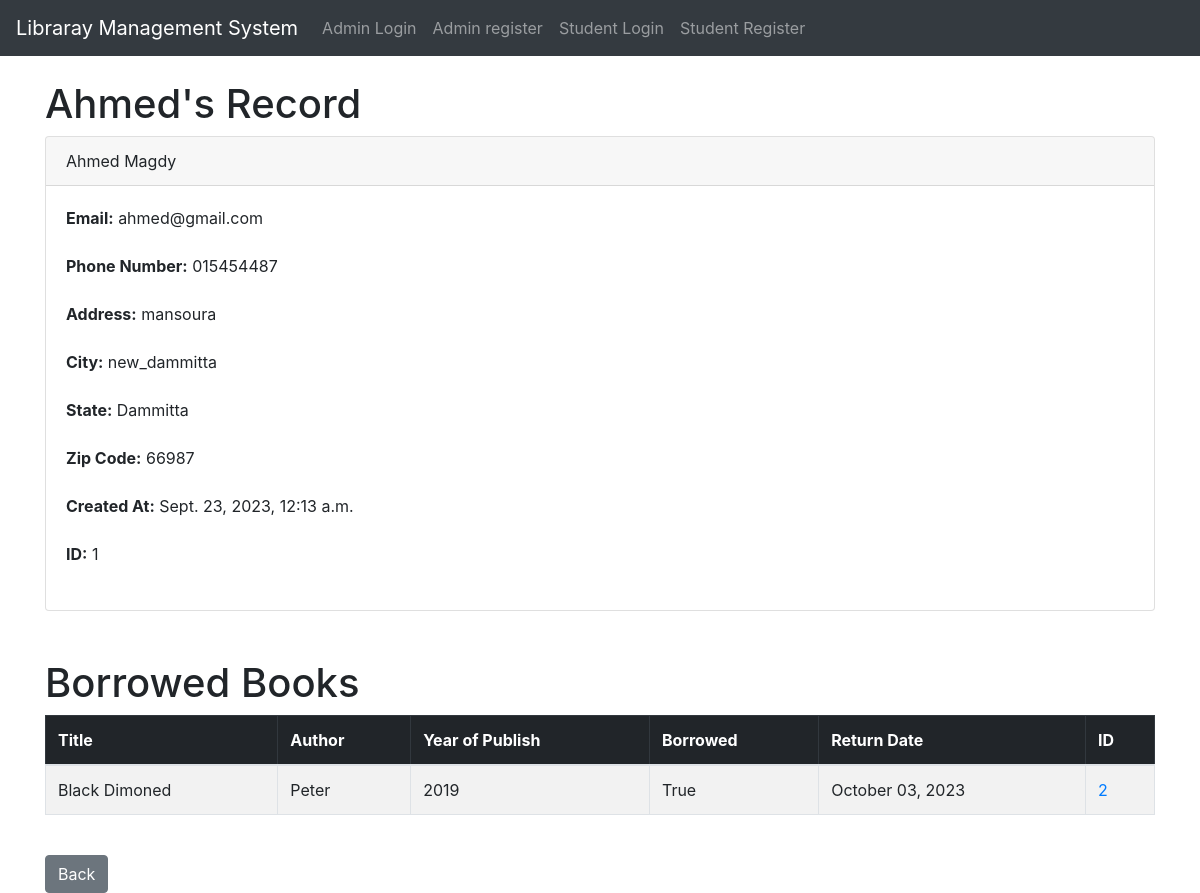
The page /home/std/1 on the database its author committed.
### website/models.py (models this page shows, shortened)
class Student(models.Model):
    username=models.CharField(max_length=20)
    created_at = models.DateTimeField(auto_now_add=True)
    first_name= models.CharField(max_length=100)
    last_name= models.CharField(max_length=100)
    phone_number= models.CharField(max_length=100)
    email= models.CharField(max_length=100)
    address= models.CharField(max_length=100)
    city= models.CharField(max_length=100)
    state= models.CharField(max_length=100)
    zip_code= models.CharField(max_length=100)
    password = models.CharField(max_length=20)

class Book(models.Model):
    created_at = models.DateTimeField(auto_now_add=True)
    title = models.CharField(max_length=100)
    author = models.CharField(max_length=100)
    year_of_publish = models.CharField(max_length=100)
    is_borrowed = models.BooleanField(default=False)  # Add the is_borrowed field
    borrower = models.ForeignKey(Student, on_delete=models.SET_NULL, null=True, blank=True)

### website/views.py (the view)
# urls.py: path('std/<int:pk>',std_detail,name='std_detail'),
def std_detail(request, pk):
    student = Student.objects.get(id = pk)
    borrowed_books = Book.objects.filter(borrower=student)
    for book in borrowed_books:
        book.return_date = book.created_at + timedelta(days=10)
    return render(request,'website/std_detail.html',{'student':student,'borrowed_books':borrowed_books})

### website/templates/website/std_detail.html (shortened to what this page needs)
{% extends "website/base.html" %}
{% block content %}
<h1>{{student.first_name}}'s Record</h1>
<div class="card">
    <div class="card-header">
        {{ student.first_name }} {{ student.last_name }}
    </div>
    <div class="card-body">
      <p class="card-text">
       <strong>Email:</strong> {{ student.email }}<br><br>
       <strong>Phone Number:</strong> {{ student.phone_number }}<br><br>
       <strong>Address:</strong> {{ student.address }}<br><br>
       <strong>City:</strong> {{ student.city }}<br><br>
       <strong>State:</strong> {{ student.state }}<br><br>
       <strong>Zip Code:</strong> {{ student.zip_code }}<br><br>
       <strong>Created At:</strong> {{ student.created_at }}<br><br>
       <strong>ID:</strong> {{student.id}}<br><br>
    </p>
    </div>
  </div>
<br>
<br>
<h1>Borrowed Books</h1>
<table class="table table-striped table-hover table-bordered">
  <thead class="table-dark">
    <tr>
      <th scope="col">Title</th>
      <th scope="col">Author</th>
      <th scope="col">Year of Publish</th>
      <th scope="col">Borrowed</th>
      <th scope="col">Return Date</th>
      <th scope="col">ID</th>
    </tr>
  </thead>
  <tbody>
    {% for book in borrowed_books %}
    <tr>
      <td>{{ book.title }}</td>
      <td>{{ book.author }}</td>
      <td>{{ book.year_of_publish }}</td>
      <td>{{ book.is_borrowed }}</td>
      <td>{{ book.return_date|date:"F d, Y" }}</td>
      <td><a href="{% url 'website:book_detail' book.id %}">{{ book.id }}</a></td>
    </tr>
    {% endfor %}
  </tbody>
</table>
<br>
<a href="{% url 'website:home' %}" class="btn btn-secondary">Back</a>
{% endblock content %}

### rows shown on the page
Student: first_name "Ahmed", last_name "Magdy", email "ahmed@gmail.com", phone_number "015454487", address "mansoura", city "new_dammitta", state "Dammitta", zip_code "66987", created_at "Sept. 23, 2023, 12:13 a.m.", id "1"
Book: title "Black Dimoned", author "Peter", year_of_publish "2019", is_borrowed "True", return_date "October 03, 2023", id "2"
